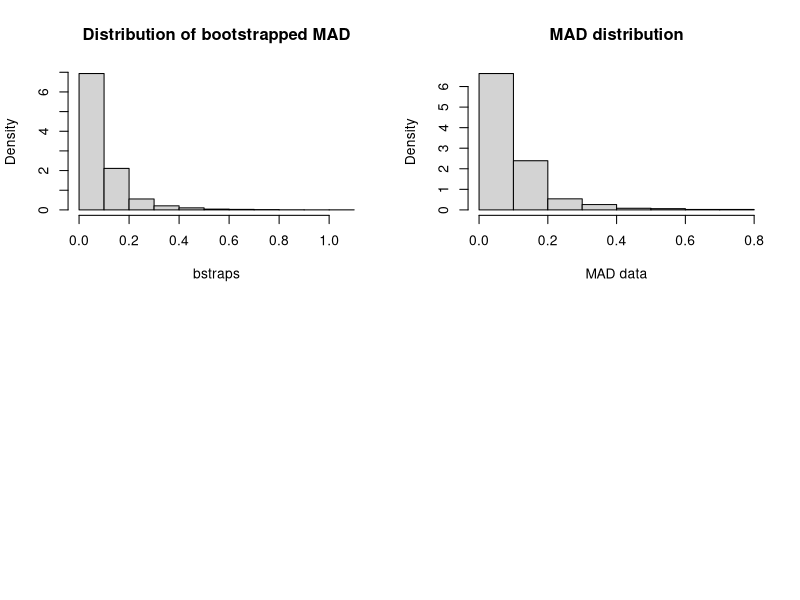

This chart was generated by the following R code:
# Bootstrapping LTC MAD data  -----------------------------------------

library(readxl)
exchange_data <- read_excel("LTC exchange data.xlsx")

exchange_data$median_ex <- apply(exchange_data[,c(5:17)],1,median)
exchange_data$mad_ex <- apply(exchange_data[,c(5:17)],1,mad)

# Sampling random time points in the matrix and any number of random exchanges
# in the data to calculate MAD and each iteration is replaced.
bstraps <- c()
for(i in 1:10000){
  rows <- sample(nrow(exchange_data),size = 1)
  N_feed <- rbinom(1,ncol(exchange_data),0.75)
  cols <- sample(5:17,N_feed,replace = TRUE)
  bsample <- exchange_data[rows,cols]
  bstraps <- c(mad(as.matrix(bsample)),bstraps)
}

# Summary statistics and uncertainty interval - right skewed 
# as observed before
mean(bstraps)
sd(bstraps)
sort(bstraps)[c(250,9750)]

# Plot raw MAD data, bootstrapped MAD data and simulated values
# from the lognormal distribution
par(mfrow = c(2,2))
hist(bstraps, freq = FALSE, main = "Distribution of bootstrapped MAD")
hist(as.matrix(exchange_data[,19]), xlab = "MAD data" 
     ,freq = FALSE, main = "MAD distribution")
